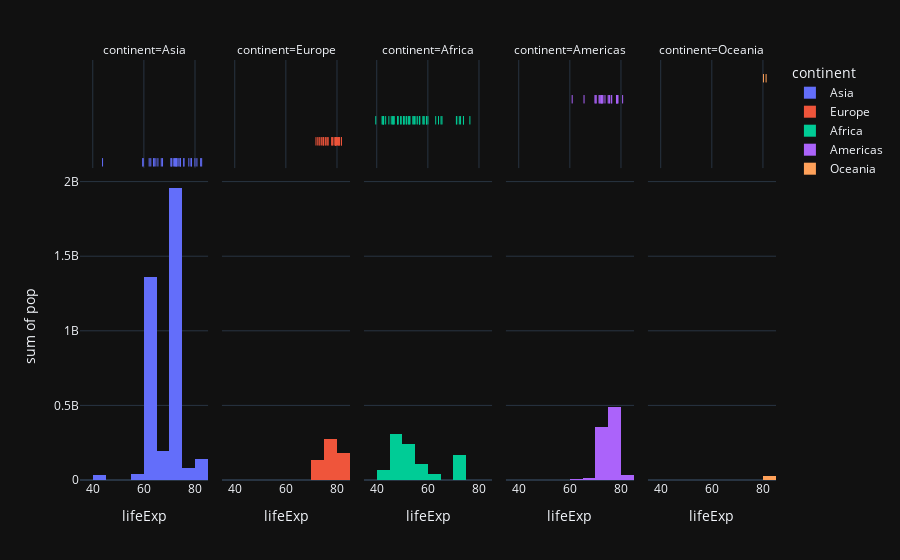

Notebook code cell kept with this figure:
### Code cell
px.histogram(df,x='lifeExp', y='pop', hover_name='country', color='continent', marginal='rug', facet_col='continent')

### Figure 1 — Plotly figure (JSON) as saved in the notebook; plotly's stock layout.template omitted (floating-point values rounded to 4 significant figures)
{"data": [{"bingroup": "x", "histfunc": "sum", "hovertemplate": "continent=Asia<br>lifeExp=%{x}<br>sum of pop=%{y}<extra></extra>", "legendgroup": "Asia", "marker": {"color": "#636efa", "pattern": {"shape": ""}}, "name": "Asia", "orientation": "v", "showlegend": true, "x": [43.83, 75.64, 64.06, 59.72, 72.96, 82.21, 64.7, 70.65, 70.96, 59.55, 80.75, 82.6, 72.53, 67.3, 78.62, 77.59, 71.99, 74.24, 66.8, 62.07, 63.78, 75.64, 65.48, 71.69, 72.78, 79.97, 72.4, 74.14, 78.4, 70.62, 74.25, 73.42, 62.7], "xaxis": "x", "y": [31889923, 708573, 150448339, 14131858, 1318683096, 6980412, 1110396331, 223547000, 69453570, 27499638, 6426679, 127467972, 6053193, 23301725, 49044790, 2505559, 3921278, 24821286, 2874127, 47761980, 28901790, 3204897, 169270617, 91077287, 27601038, 4553009, 20378239, 19314747, 23174294, 65068149, 85262356, 4018332, 22211743], "yaxis": "y", "type": "histogram"}, {"boxpoints": "all", "fillcolor": "rgba(255,255,255,0)", "hoveron": "points", "hovertemplate": "<b>%{hovertext}</b><br><br>continent=Asia<br>lifeExp=%{x}<extra></extra>", "hovertext": ["Afghanistan", "Bahrain", "Bangladesh", "Cambodia", "China", "Hong Kong, China", "India", "Indonesia", "Iran", "Iraq", "Israel", "Japan", "Jordan", "Korea, Dem. Rep.", "Korea, Rep.", "Kuwait", "Lebanon", "Malaysia", "Mongolia", "Myanmar", "Nepal", "Oman", "Pakistan", "Philippines", "Saudi Arabia", "Singapore", "Sri Lanka", "Syria", "Taiwan", "Thailand", "Vietnam", "West Bank and Gaza", "Yemen, Rep."], "jitter": 0, "legendgroup": "Asia", "line": {"color": "rgba(255,255,255,0)"}, "marker": {"color": "#636efa", "symbol": "line-ns-open"}, "name": "Asia", "showlegend": false, "x": [43.83, 75.64, 64.06, 59.72, 72.96, 82.21, 64.7, 70.65, 70.96, 59.55, 80.75, 82.6, 72.53, 67.3, 78.62, 77.59, 71.99, 74.24, 66.8, 62.07, 63.78, 75.64, 65.48, 71.69, 72.78, 79.97, 72.4, 74.14, 78.4, 70.62, 74.25, 73.42, 62.7], "xaxis": "x6", "yaxis": "y6", "type": "box"}, {"bingroup": "x", "histfunc": "sum", "hovertemplate": "continent=Europe<br>lifeExp=%{x}<br>sum of pop=%{y}<extra></extra>", "legendgroup": "Europe", "marker": {"color": "#EF553B", "pattern": {"shape": ""}}, "name": "Europe", "orientation": "v", "showlegend": true, "x": [76.42, 79.83, 79.44, 74.85, 73.0, 75.75, 76.49, 78.33, 79.31, 80.66, 79.41, 79.48, 73.34, 81.76, 78.89, 80.55, 74.54, 79.76, 80.2, 75.56, 78.1, 72.48, 74.0, 74.66, 77.93, 80.94, 80.88, 81.7, 71.78, 79.42], "xaxis": "x2", "y": [3600523, 8199783, 10392226, 4552198, 7322858, 4493312, 10228744, 5468120, 5238460, 61083916, 82400996, 10706290, 9956108, 301931, 4109086, 58147733, 684736, 16570613, 4627926, 38518241, 10642836, 22276056, 10150265, 5447502, 2009245, 40448191, 9031088, 7554661, 71158647, 60776238], "yaxis": "y2", "type": "histogram"}, {"boxpoints": "all", "fillcolor": "rgba(255,255,255,0)", "hoveron": "points", "hovertemplate": "<b>%{hovertext}</b><br><br>continent=Europe<br>lifeExp=%{x}<extra></extra>", "hovertext": ["Albania", "Austria", "Belgium", "Bosnia and Herzegovina", "Bulgaria", "Croatia", "Czech Republic", "Denmark", "Finland", "France", "Germany", "Greece", "Hungary", "Iceland", "Ireland", "Italy", "Montenegro", "Netherlands", "Norway", "Poland", "Portugal", "Romania", "Serbia", "Slovak Republic", "Slovenia", "Spain", "Sweden", "Switzerland", "Turkey", "United Kingdom"], "jitter": 0, "legendgroup": "Europe", "line": {"color": "rgba(255,255,255,0)"}, "marker": {"color": "#EF553B", "symbol": "line-ns-open"}, "name": "Europe", "showlegend": false, "x": [76.42, 79.83, 79.44, 74.85, 73.0, 75.75, 76.49, 78.33, 79.31, 80.66, 79.41, 79.48, 73.34, 81.76, 78.89, 80.55, 74.54, 79.76, 80.2, 75.56, 78.1, 72.48, 74.0, 74.66, 77.93, 80.94, 80.88, 81.7, 71.78, 79.42], "xaxis": "x7", "yaxis": "y7", "type": "box"}, {"bingroup": "x", "histfunc": "sum", "hovertemplate": "continent=Africa<br>lifeExp=%{x}<br>sum of pop=%{y}<extra></extra>", "legendgroup": "Africa", "marker": {"color": "#00cc96", "pattern": {"shape": ""}}, "name": "Africa", "orientation": "v", "showlegend": true, "x": [72.3, 42.73, 56.73, 50.73, 52.3, 49.58, 50.43, 44.74, 50.65, 65.15, 46.46, 55.32, 48.33, 54.79, 71.34, 51.58, 58.04, 52.95, 56.73, 59.45, 60.02, 56.01, 46.39, 54.11, 42.59, 45.68, 73.95, 59.44, 48.3, 54.47, 64.16, 72.8, 71.16, 42.08, 52.91, 56.87, 46.86, 76.44, 46.24, 65.53, 63.06, 42.57, 48.16, 49.34, 58.56, 39.61, 52.52, 58.42, 73.92, 51.54, 42.38, 43.49], "xaxis": "x3", "y": [33333216, 12420476, 8078314, 1639131, 14326203, 8390505, 17696293, 4369038, 10238807, 710960, 64606759, 3800610, 18013409, 496374, 80264543, 551201, 4906585, 76511887, 1454867, 1688359, 22873338, 9947814, 1472041, 35610177, 2012649, 3193942, 6036914, 19167654, 13327079, 12031795, 3270065, 1250882, 33757175, 19951656, 2055080, 12894865, 135031164, 798094, 8860588, 199579, 12267493, 6144562, 9118773, 43997828, 42292929, 1133066, 38139640, 5701579, 10276158, 29170398, 11746035, 12311143], "yaxis": "y3", "type": "histogram"}, {"boxpoints": "all", "fillcolor": "rgba(255,255,255,0)", "hoveron": "points", "hovertemplate": "<b>%{hovertext}</b><br><br>continent=Africa<br>lifeExp=%{x}<extra></extra>", "hovertext": ["Algeria", "Angola", "Benin", "Botswana", "Burkina Faso", "Burundi", "Cameroon", "Central African Republic", "Chad", "Comoros", "Congo, Dem. Rep.", "Congo, Rep.", "Cote d'Ivoire", "Djibouti", "Egypt", "Equatorial Guinea", "Eritrea", "Ethiopia", "Gabon", "Gambia", "Ghana", "Guinea", "Guinea-Bissau", "Kenya", "Lesotho", "Liberia", "Libya", "Madagascar", "Malawi", "Mali", "Mauritania", "Mauritius", "Morocco", "Mozambique", "Namibia", "Niger", "Nigeria", "Reunion", "Rwanda", "Sao Tome and Principe", "Senegal", "Sierra Leone", "Somalia", "South Africa", "Sudan", "Swaziland", "Tanzania", "Togo", "Tunisia", "Uganda", "Zambia", "Zimbabwe"], "jitter": 0, "legendgroup": "Africa", "line": {"color": "rgba(255,255,255,0)"}, "marker": {"color": "#00cc96", "symbol": "line-ns-open"}, "name": "Africa", "showlegend": false, "x": [72.3, 42.73, 56.73, 50.73, 52.3, 49.58, 50.43, 44.74, 50.65, 65.15, 46.46, 55.32, 48.33, 54.79, 71.34, 51.58, 58.04, 52.95, 56.73, 59.45, 60.02, 56.01, 46.39, 54.11, 42.59, 45.68, 73.95, 59.44, 48.3, 54.47, 64.16, 72.8, 71.16, 42.08, 52.91, 56.87, 46.86, 76.44, 46.24, 65.53, 63.06, 42.57, 48.16, 49.34, 58.56, 39.61, 52.52, 58.42, 73.92, 51.54, 42.38, 43.49], "xaxis": "x8", "yaxis": "y8", "type": "box"}, {"bingroup": "x", "histfunc": "sum", "hovertemplate": "continent=Americas<br>lifeExp=%{x}<br>sum of pop=%{y}<extra></extra>", "legendgroup": "Americas", "marker": {"color": "#ab63fa", "pattern": {"shape": ""}}, "name": "Americas", "orientation": "v", "showlegend": true, "x": [75.32, 65.55, 72.39, 80.65, 78.55, 72.89, 78.78, 78.27, 72.23, 74.99, 71.88, 70.26, 60.92, 70.2, 72.57, 76.19, 72.9, 75.54, 71.75, 71.42, 78.75, 69.82, 78.24, 76.38, 73.75], "xaxis": "x4", "y": [40301927, 9119152, 190010647, 33390141, 16284741, 44227550, 4133884, 11416987, 9319622, 13755680, 6939688, 12572928, 8502814, 7483763, 2780132, 108700891, 5675356, 3242173, 6667147, 28674757, 3942491, 1056608, 301139947, 3447496, 26084662], "yaxis": "y4", "type": "histogram"}, {"boxpoints": "all", "fillcolor": "rgba(255,255,255,0)", "hoveron": "points", "hovertemplate": "<b>%{hovertext}</b><br><br>continent=Americas<br>lifeExp=%{x}<extra></extra>", "hovertext": ["Argentina", "Bolivia", "Brazil", "Canada", "Chile", "Colombia", "Costa Rica", "Cuba", "Dominican Republic", "Ecuador", "El Salvador", "Guatemala", "Haiti", "Honduras", "Jamaica", "Mexico", "Nicaragua", "Panama", "Paraguay", "Peru", "Puerto Rico", "Trinidad and Tobago", "United States", "Uruguay", "Venezuela"], "jitter": 0, "legendgroup": "Americas", "line": {"color": "rgba(255,255,255,0)"}, "marker": {"color": "#ab63fa", "symbol": "line-ns-open"}, "name": "Americas", "showlegend": false, "x": [75.32, 65.55, 72.39, 80.65, 78.55, 72.89, 78.78, 78.27, 72.23, 74.99, 71.88, 70.26, 60.92, 70.2, 72.57, 76.19, 72.9, 75.54, 71.75, 71.42, 78.75, 69.82, 78.24, 76.38, 73.75], "xaxis": "x9", "yaxis": "y9", "type": "box"}, {"bingroup": "x", "histfunc": "sum", "hovertemplate": "continent=Oceania<br>lifeExp=%{x}<br>sum of pop=%{y}<extra></extra>", "legendgroup": "Oceania", "marker": {"color": "#FFA15A", "pattern": {"shape": ""}}, "name": "Oceania", "orientation": "v", "showlegend": true, "x": [81.23, 80.2], "xaxis": "x5", "y": [20434176, 4115771], "yaxis": "y5", "type": "histogram"}, {"boxpoints": "all", "fillcolor": "rgba(255,255,255,0)", "hoveron": "points", "hovertemplate": "<b>%{hovertext}</b><br><br>continent=Oceania<br>lifeExp=%{x}<extra></extra>", "hovertext": ["Australia", "New Zealand"], "jitter": 0, "legendgroup": "Oceania", "line": {"color": "rgba(255,255,255,0)"}, "marker": {"color": "#FFA15A", "symbol": "line-ns-open"}, "name": "Oceania", "showlegend": false, "x": [81.23, 80.2], "xaxis": "x10", "yaxis": "y10", "type": "box"}], "layout": {"xaxis": {"anchor": "y", "domain": [0.0, 0.184], "title": {"text": "lifeExp"}}, "yaxis": {"anchor": "x", "domain": [0.0, 0.7326], "title": {"text": "sum of pop"}}, "xaxis2": {"anchor": "y2", "domain": [0.204, 0.388], "matches": "x", "title": {"text": "lifeExp"}}, "yaxis2": {"anchor": "x2", "domain": [0.0, 0.7326], "matches": "y", "showticklabels": false}, "xaxis3": {"anchor": "y3", "domain": [0.408, 0.592], "matches": "x", "title": {"text": "lifeExp"}}, "yaxis3": {"anchor": "x3", "domain": [0.0, 0.7326], "matches": "y", "showticklabels": false}, "xaxis4": {"anchor": "y4", "domain": [0.612, 0.796], "matches": "x", "title": {"text": "lifeExp"}}, "yaxis4": {"anchor": "x4", "domain": [0.0, 0.7326], "matches": "y", "showticklabels": false}, "xaxis5": {"anchor": "y5", "domain": [0.816, 1.0], "matches": "x", "title": {"text": "lifeExp"}}, "yaxis5": {"anchor": "x5", "domain": [0.0, 0.7326], "matches": "y", "showticklabels": false}, "xaxis6": {"anchor": "y6", "domain": [0.0, 0.184], "matches": "x", "showticklabels": false, "showgrid": true}, "yaxis6": {"anchor": "x6", "domain": [0.7426, 1.0], "matches": "y6", "showticklabels": false, "showline": false, "ticks": "", "showgrid": false}, "xaxis7": {"anchor": "y7", "domain": [0.204, 0.388], "matches": "x", "showticklabels": false, "showgrid": true}, "yaxis7": {"anchor": "x7", "domain": [0.7426, 1.0], "matches": "y6", "showticklabels": false, "showline": false, "ticks": "", "showgrid": false}, "xaxis8": {"anchor": "y8", "domain": [0.408, 0.592], "matches": "x", "showticklabels": false, "showgrid": true}, "yaxis8": {"anchor": "x8", "domain": [0.7426, 1.0], "matches": "y6", "showticklabels": false, "showline": false, "ticks": "", "showgrid": false}, "xaxis9": {"anchor": "y9", "domain": [0.612, 0.796], "matches": "x", "showticklabels": false, "showgrid": true}, "yaxis9": {"anchor": "x9", "domain": [0.7426, 1.0], "matches": "y6", "showticklabels": false, "showline": false, "ticks": "", "showgrid": false}, "xaxis10": {"anchor": "y10", "domain": [0.816, 1.0], "matches": "x", "showticklabels": false, "showgrid": true}, "yaxis10": {"anchor": "x10", "domain": [0.7426, 1.0], "matches": "y6", "showticklabels": false, "showline": false, "ticks": "", "showgrid": false}, "annotations": [{"font": {}, "showarrow": false, "text": "continent=Asia", "x": 0.092, "xanchor": "center", "xref": "paper", "y": 1.0, "yanchor": "bottom", "yref": "paper"}, {"font": {}, "showarrow": false, "text": "continent=Europe", "x": 0.296, "xanchor": "center", "xref": "paper", "y": 1.0, "yanchor": "bottom", "yref": "paper"}, {"font": {}, "showarrow": false, "text": "continent=Africa", "x": 0.5, "xanchor": "center", "xref": "paper", "y": 1.0, "yanchor": "bottom", "yref": "paper"}, {"font": {}, "showarrow": false, "text": "continent=Americas", "x": 0.704, "xanchor": "center", "xref": "paper", "y": 1.0, "yanchor": "bottom", "yref": "paper"}, {"font": {}, "showarrow": false, "text": "continent=Oceania", "x": 0.908, "xanchor": "center", "xref": "paper", "y": 1.0, "yanchor": "bottom", "yref": "paper"}], "legend": {"title": {"text": "continent"}, "tracegroupgap": 0}, "margin": {"t": 60}, "barmode": "relative"}}
